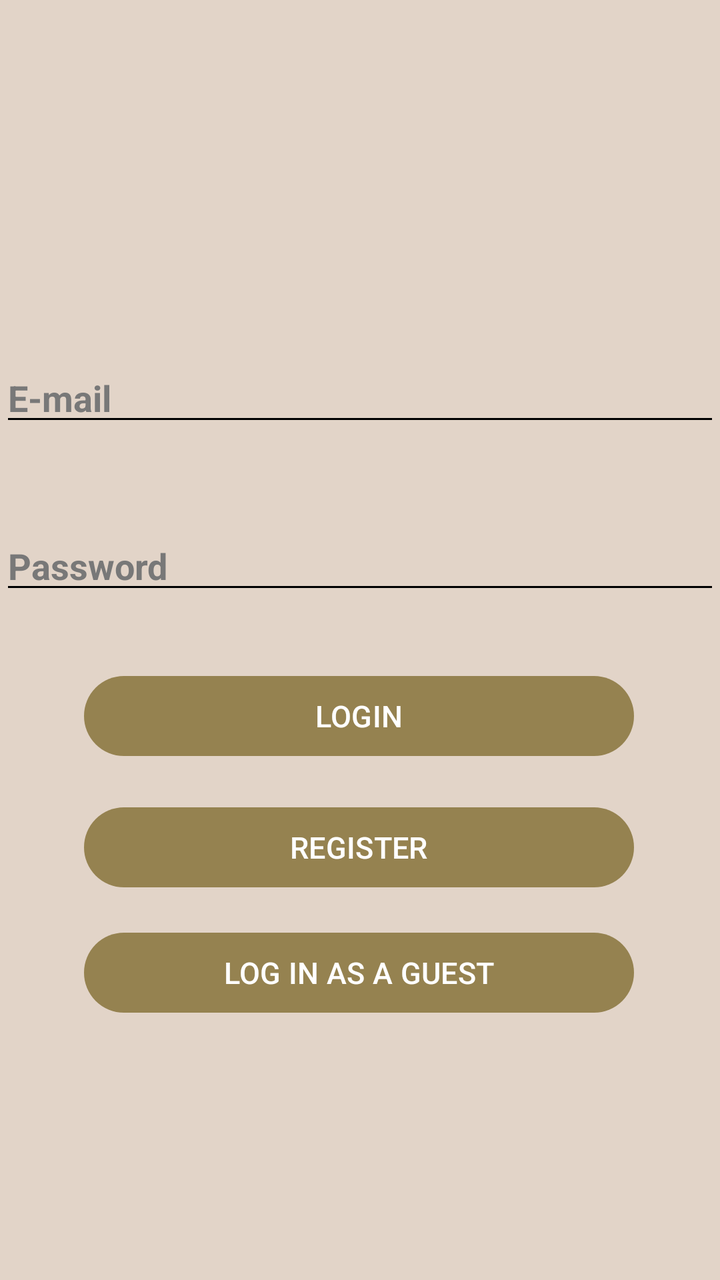
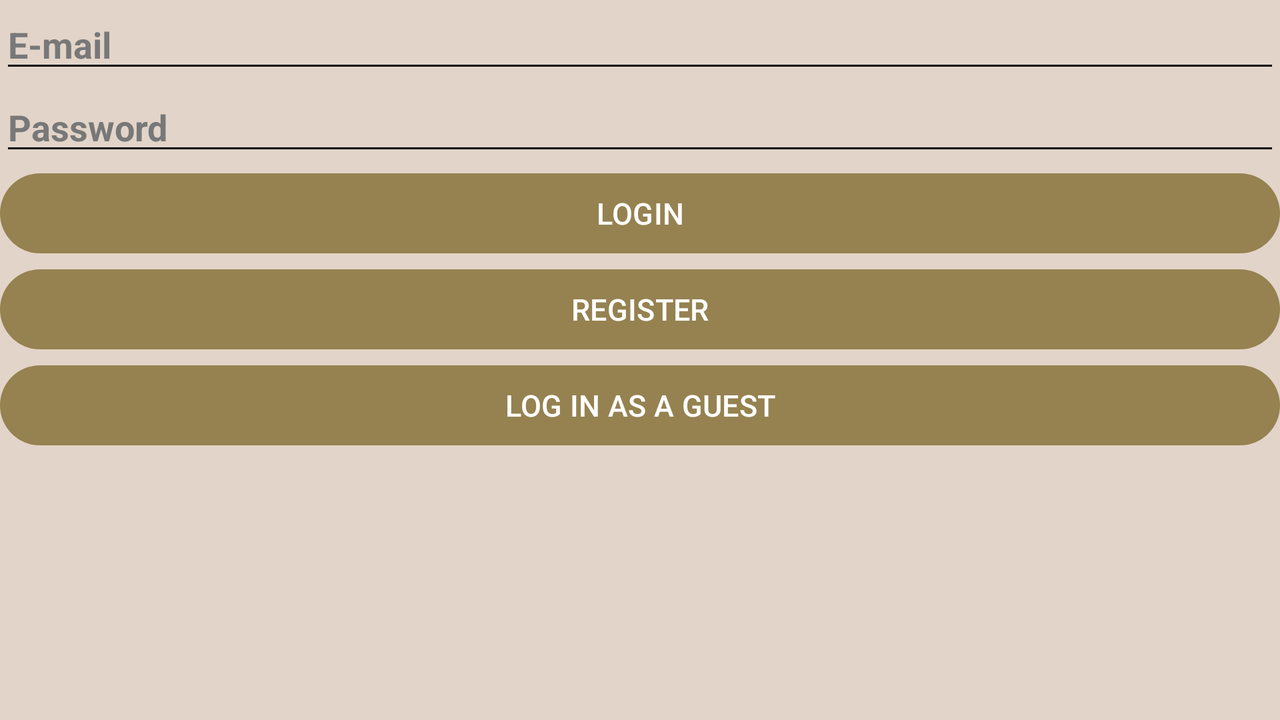

Two renders of one Android screen. The first uses the default layout on a phone; the second uses the alternative layout the repository ships for a different screen configuration, on a matching device. The two XML files are below.
<!-- AndroidManifest.xml: application theme Theme.MobilApp -->
<!-- res/layout/activity_main.xml -->
<?xml version="1.0" encoding="utf-8"?>
<androidx.constraintlayout.widget.ConstraintLayout xmlns:android="http://schemas.android.com/apk/res/android"
    xmlns:app="http://schemas.android.com/apk/res-auto"
    xmlns:tools="http://schemas.android.com/tools"
    android:id="@+id/main"
    android:layout_width="match_parent"
    android:layout_height="match_parent"
    tools:context=".MainActivity">

    <EditText
        android:id="@+id/editTextEmail"
        android:layout_width="match_parent"
        android:layout_height="wrap_content"
        android:layout_marginTop="@dimen/default_margin"
        android:layout_marginLeft="@dimen/default_margin"
        android:layout_marginRight="@dimen/default_margin"
        android:layout_marginBottom="@dimen/default_margin"
        android:autofillHints="emailAddress"
        android:ems="10"
        android:hint="@string/email"
        android:textColorHint="@color/grey"
        android:inputType="textEmailAddress"
        android:textStyle="bold"
        app:layout_constraintBottom_toBottomOf="parent"
        app:layout_constraintTop_toTopOf="parent"
        app:layout_constraintVertical_bias="0.295"
        tools:layout_editor_absoluteX="16dp" />

    <EditText
        android:id="@+id/editTextPassword"
        android:layout_width="match_parent"
        android:layout_height="wrap_content"
        android:layout_marginTop="@dimen/default_margin"
        android:layout_marginBottom="@dimen/default_margin"
        android:autofillHints="password"
        android:ems="10"
        android:hint="@string/password"
        android:inputType="textPassword"
        android:textColorHint="@color/grey"
        android:textStyle="bold"
        app:layout_constraintBottom_toBottomOf="parent"
        app:layout_constraintTop_toBottomOf="@+id/editTextEmail"
        app:layout_constraintVertical_bias="0.112"
        tools:layout_editor_absoluteX="16dp" />

    <Button
        android:id="@+id/loginButton"
        android:layout_width="275dp"
        android:layout_height="48dp"
        android:onClick="login"
        android:text="@string/login"
        android:textAllCaps="true"
        android:textColor="@color/white"
        android:textSize="15sp"
        app:layout_constraintBottom_toBottomOf="parent"
        app:layout_constraintEnd_toEndOf="parent"
        app:layout_constraintHorizontal_bias="0.496"
        app:layout_constraintStart_toStartOf="parent"
        app:layout_constraintTop_toBottomOf="@+id/editTextPassword"
        app:layout_constraintVertical_bias="0.11" />

    <Button
        android:id="@+id/registerButton"
        android:layout_width="275dp"
        android:layout_height="48dp"
        android:onClick="register"
        android:text="@string/register"
        android:textAllCaps="true"
        android:textColor="@color/white"
        android:textSize="15sp"
        app:layout_constraintBottom_toBottomOf="parent"
        app:layout_constraintEnd_toEndOf="parent"
        app:layout_constraintHorizontal_bias="0.496"
        app:layout_constraintStart_toStartOf="parent"
        app:layout_constraintTop_toBottomOf="@+id/loginButton"
        app:layout_constraintVertical_bias="0.084" />

    <Button
        android:id="@+id/guestLoginBtn"
        android:layout_width="275dp"
        android:layout_height="48dp"
        android:onClick="loginAsGuest"
        android:text="@string/guest_login"
        android:textAllCaps="true"
        android:textColor="@color/white"
        android:textSize="15sp"
        app:layout_constraintBottom_toBottomOf="parent"
        app:layout_constraintEnd_toEndOf="parent"
        app:layout_constraintHorizontal_bias="0.496"
        app:layout_constraintStart_toStartOf="parent"
        app:layout_constraintTop_toBottomOf="@+id/registerButton"
        app:layout_constraintVertical_bias="0.102" />

</androidx.constraintlayout.widget.ConstraintLayout>
<!-- resources referenced by this layout -->
<resources>
  <color name="grey">#787878</color>
  <color name="white">#FFFFFFFF</color>
  <string name="email">E-mail</string>
  <string name="guest_login">Log in as a Guest</string>
  <string name="login">Login</string>
  <string name="password">Password</string>
  <string name="register">Register</string>
  <style name="Theme.MobilApp" parent="Base.Theme.MobilApp" />
  <style name="Base.Theme.MobilApp" parent="Theme.Material3.DayNight.NoActionBar">
          <item name="colorPrimary">@color/oliveBrown</item>
          
          <item name="colorPrimaryDark">@color/darkOlive</item>
          
          <item name="colorAccent">@color/goldenYellow</item>
          
          <item name="android:windowBackground">@color/lightBeige</item>
          
          <item name="android:textColorPrimary">@color/darkBrown</item>
          
          <item name="android:textColorSecondary">@color/black</item>
      </style>
  <color name="oliveBrown">#958250</color>
  <color name="darkOlive">#352F24</color>
  <color name="goldenYellow">#DAB877</color>
  <color name="lightBeige">#E2D4C8</color>
  <color name="darkBrown">#534530</color>
  <color name="black">#FF000000</color>
</resources>
<!-- res/layout-land/activity_main.xml (the repository's variant of the layout above) -->
<!-- drawn on the phone turned sideways -->
<?xml version="1.0" encoding="utf-8"?>
<androidx.constraintlayout.widget.ConstraintLayout xmlns:android="http://schemas.android.com/apk/res/android"
    xmlns:app="http://schemas.android.com/apk/res-auto"
    xmlns:tools="http://schemas.android.com/tools"
    android:id="@+id/main"
    android:layout_width="match_parent"
    android:layout_height="match_parent"
    tools:context=".MainActivity"
    tools:orientation="landscape">

    <EditText
        android:id="@+id/editTextEmail"
        android:layout_width="0dp"
        android:layout_height="wrap_content"
        android:layout_marginTop="@dimen/default_margin"
        android:layout_marginStart="@dimen/default_margin"
        android:layout_marginEnd="@dimen/default_margin"
        android:autofillHints="emailAddress"
        android:ems="10"
        android:hint="@string/email"
        android:textColorHint="@color/grey"
        android:inputType="textEmailAddress"
        android:textStyle="bold"
        app:layout_constraintTop_toTopOf="parent"
        app:layout_constraintStart_toStartOf="parent"
        app:layout_constraintEnd_toEndOf="parent"
        app:layout_constraintHorizontal_bias="0.5"
        tools:layout_editor_absoluteY="16dp" />

    <EditText
        android:id="@+id/editTextPassword"
        android:layout_width="0dp"
        android:layout_height="wrap_content"
        android:layout_marginTop="@dimen/default_margin"
        android:layout_marginStart="@dimen/default_margin"
        android:layout_marginEnd="@dimen/default_margin"
        android:autofillHints="password"
        android:ems="10"
        android:hint="@string/password"
        android:inputType="textPassword"
        android:textColorHint="@color/grey"
        android:textStyle="bold"
        app:layout_constraintTop_toBottomOf="@+id/editTextEmail"
        app:layout_constraintStart_toStartOf="parent"
        app:layout_constraintEnd_toEndOf="parent"
        app:layout_constraintHorizontal_bias="0.5" />

    <Button
        android:id="@+id/loginButton"
        android:layout_width="0dp"
        android:layout_height="48dp"
        android:layout_marginTop="@dimen/default_margin"
        android:layout_marginStart="@dimen/default_margin"
        android:layout_marginEnd="@dimen/default_margin"
        android:onClick="login"
        android:text="@string/login"
        android:textAllCaps="true"
        android:textColor="@color/white"
        android:textSize="15sp"
        app:layout_constraintTop_toBottomOf="@+id/editTextPassword"
        app:layout_constraintStart_toStartOf="parent"
        app:layout_constraintEnd_toEndOf="parent"
        app:layout_constraintHorizontal_bias="0.5" />

    <Button
        android:id="@+id/registerButton"
        android:layout_width="0dp"
        android:layout_height="48dp"
        android:layout_marginTop="@dimen/default_margin"
        android:layout_marginStart="@dimen/default_margin"
        android:layout_marginEnd="@dimen/default_margin"
        android:onClick="register"
        android:text="@string/register"
        android:textAllCaps="true"
        android:textColor="@color/white"
        android:textSize="15sp"
        app:layout_constraintTop_toBottomOf="@+id/loginButton"
        app:layout_constraintStart_toStartOf="parent"
        app:layout_constraintEnd_toEndOf="parent"
        app:layout_constraintHorizontal_bias="0.5" />

    <Button
        android:id="@+id/guestLoginBtn"
        android:layout_width="0dp"
        android:layout_height="48dp"
        android:layout_marginTop="@dimen/default_margin"
        android:layout_marginStart="@dimen/default_margin"
        android:layout_marginEnd="@dimen/default_margin"
        android:onClick="loginAsGuest"
        android:text="@string/guest_login"
        android:textAllCaps="true"
        android:textColor="@color/white"
        android:textSize="15sp"
        app:layout_constraintTop_toBottomOf="@+id/registerButton"
        app:layout_constraintStart_toStartOf="parent"
        app:layout_constraintEnd_toEndOf="parent"
        app:layout_constraintHorizontal_bias="0.5" />

</androidx.constraintlayout.widget.ConstraintLayout>
